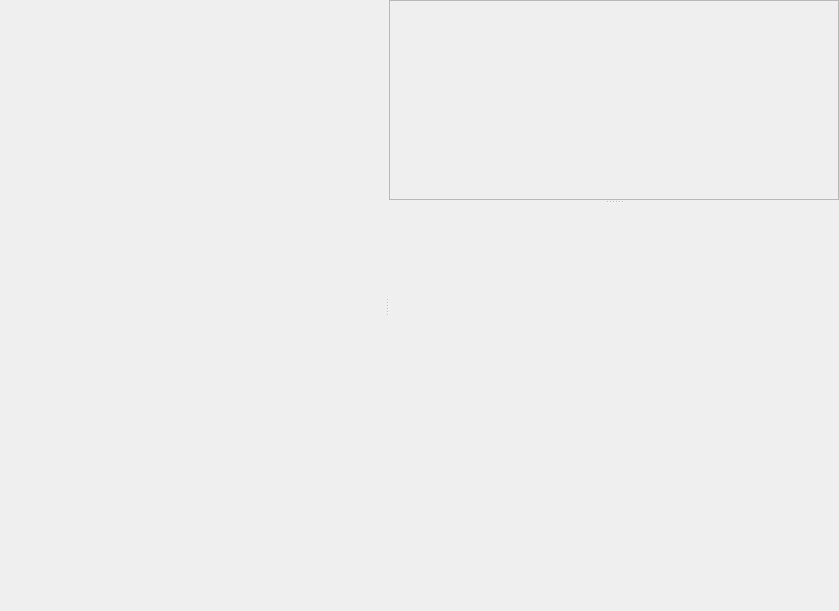
<?xml version="1.0" encoding="UTF-8"?>
<ui version="4.0">
 <class>Form</class>
 <widget class="QWidget" name="Form">
  <property name="geometry">
   <rect>
    <x>0</x>
    <y>0</y>
    <width>839</width>
    <height>611</height>
   </rect>
  </property>
  <property name="windowTitle">
   <string>Form</string>
  </property>
  <layout class="QHBoxLayout" name="horizontalLayout_2">
   <property name="spacing">
    <number>5</number>
   </property>
   <property name="margin">
    <number>0</number>
   </property>
   <item>
    <widget class="QSplitter" name="splitter_2">
     <property name="orientation">
      <enum>Qt::Horizontal</enum>
     </property>
     <property name="childrenCollapsible">
      <bool>false</bool>
     </property>
     <widget class="QWidget" name="panelLeft" native="true">
      <property name="sizePolicy">
       <sizepolicy hsizetype="Preferred" vsizetype="Preferred">
        <horstretch>0</horstretch>
        <verstretch>0</verstretch>
       </sizepolicy>
      </property>
      <layout class="QHBoxLayout" name="horizontalLayout">
       <property name="spacing">
        <number>5</number>
       </property>
       <item>
        <widget class="QWidget" name="containerTree" native="true">
         <property name="sizePolicy">
          <sizepolicy hsizetype="Preferred" vsizetype="Preferred">
           <horstretch>1</horstretch>
           <verstretch>0</verstretch>
          </sizepolicy>
         </property>
         <property name="minimumSize">
          <size>
           <width>180</width>
           <height>0</height>
          </size>
         </property>
        </widget>
       </item>
       <item>
        <widget class="QWidget" name="containerEditor" native="true">
         <property name="sizePolicy">
          <sizepolicy hsizetype="Preferred" vsizetype="Preferred">
           <horstretch>1</horstretch>
           <verstretch>0</verstretch>
          </sizepolicy>
         </property>
         <property name="minimumSize">
          <size>
           <width>200</width>
           <height>0</height>
          </size>
         </property>
        </widget>
       </item>
      </layout>
     </widget>
     <widget class="QSplitter" name="splitter">
      <property name="sizePolicy">
       <sizepolicy hsizetype="Expanding" vsizetype="Expanding">
        <horstretch>2</horstretch>
        <verstretch>0</verstretch>
       </sizepolicy>
      </property>
      <property name="minimumSize">
       <size>
        <width>0</width>
        <height>0</height>
       </size>
      </property>
      <property name="orientation">
       <enum>Qt::Vertical</enum>
      </property>
      <property name="childrenCollapsible">
       <bool>false</bool>
      </property>
      <widget class="QFrame" name="containerScript">
       <property name="sizePolicy">
        <sizepolicy hsizetype="Expanding" vsizetype="Preferred">
         <horstretch>0</horstretch>
         <verstretch>0</verstretch>
        </sizepolicy>
       </property>
       <property name="minimumSize">
        <size>
         <width>100</width>
         <height>200</height>
        </size>
       </property>
       <property name="frameShape">
        <enum>QFrame::StyledPanel</enum>
       </property>
       <property name="frameShadow">
        <enum>QFrame::Raised</enum>
       </property>
      </widget>
      <widget class="QWidget" name="containerPreview" native="true">
       <property name="sizePolicy">
        <sizepolicy hsizetype="Preferred" vsizetype="Preferred">
         <horstretch>1</horstretch>
         <verstretch>1</verstretch>
        </sizepolicy>
       </property>
       <property name="minimumSize">
        <size>
         <width>0</width>
         <height>150</height>
        </size>
       </property>
      </widget>
     </widget>
    </widget>
   </item>
  </layout>
 </widget>
 <resources/>
 <connections/>
</ui>
